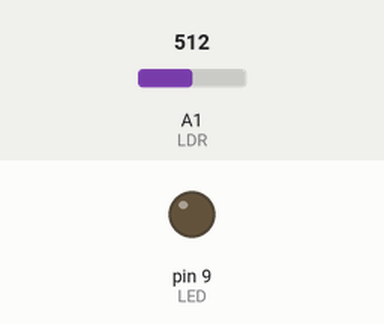
Bench run of a sketch on a simulated Arduino Uno, built with avr-gcc and run on an emulated ATmega328P. Parts: output pins drawn as LEDs (lit = HIGH). Inputs (shaded band) come from the test bench; at power-on: A1 (LDR) = 512.

Above: at 1.2 s.
1.3 s: A1 (LDR) set to 22
2.8 s: A1 (LDR) set to 18
At 4.0 s:
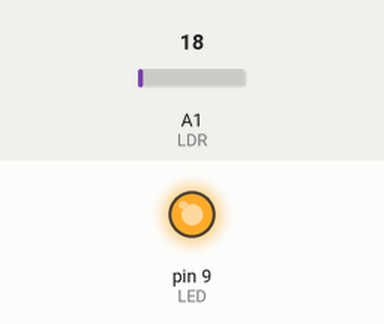
4.3 s: A1 (LDR) set to 122
At 5.4 s:
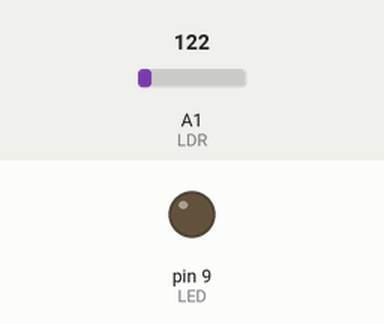
5.9 s: A1 (LDR) set to 10
At 6.6 s:
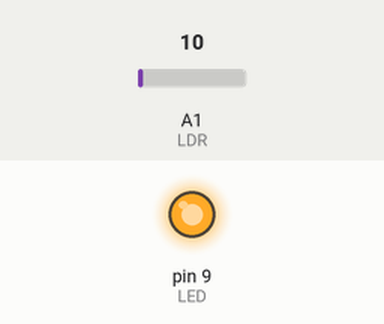
Timing chart, 0 to 8.5 s (numbered marks = the images above; inputs shaded):
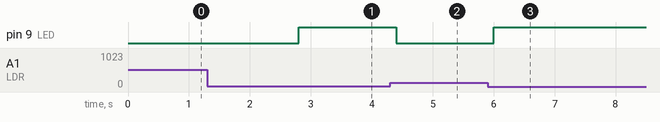

Measured:
- the behaviour switches between 20 and 19 on A1 (LDR) (found by bisection; images 0 and 1)
- after the input at 1.3 s, every drawn part: stays the same
- after the input at 2.8 s, pin 9 (LED): LOW → HIGH at once
- after the input at 4.3 s, pin 9 (LED): HIGH → LOW after 0.10 s
- after the input at 5.9 s, pin 9 (LED): LOW → HIGH after 0.10 s

The sketch:

eclairage.ino
```cpp
#define LDR A1  // composante photoresistor sur la pin A1
#define LED 9   // composante led sur la pin 9


unsigned int value;

 void setup() {
   // initialise la communication avec le PC
   Serial.begin(9600);

   // initialise les broches
   pinMode(LED, OUTPUT);
   pinMode(LDR, INPUT);

}

void loop() {
   // mesure la tension sur la broche A1
   value = analogRead(LDR);


   // allume la LED
   if (value<20) digitalWrite(LED, HIGH);

   // désactiver la LED
   if (value>20) digitalWrite(LED, LOW);

   delay(200);

}
```
